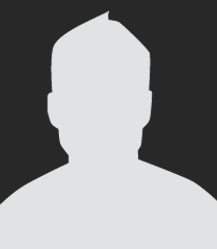
#> input picture 0000/profile.png, 217 x 249 px
$ python create_text_on_image.py
#> lines starting #> are read from the running program, lines starting #| are printed output that depends on the picture
"""create text on an image"""

from PIL import Image, ImageFont, ImageDraw

def what_text():
    return "hello Pillow"

def what_image():
    return "profile.png"

def what_font():
    return "Inconsolata-Regular.ttf"

def what_location(text_size_tuple, image_size_tuple, location_list):
    text_width, text_height = text_size_tuple
    image_width, image_height = image_size_tuple
    location_list.append(image_width - text_width)
    location_list.append(0)

def what_output():
    return "result.png"

def process():

    a_image = Image.open(what_image())
#> a_image is the input picture: PIL image 217x249 RGB; mean R, G, B 139, 139.6, 140.1
    a_draw = ImageDraw.Draw(a_image)
    a_text = what_text()
    a_font = ImageFont.truetype(what_font(), 15)
    # calculate the test location on the image
    location_list = list()
    what_location(a_font.getsize(a_text), a_image.size, location_list)

    #print str(text_width) + ", " + str(text_height)  # test
    #print str(image_width) + ", " + str(image_height)  # test

    a_draw.text((location_list[0], location_list[1]), a_text, fill="red", font=a_font)
    a_image.save(what_output(), "PNG")
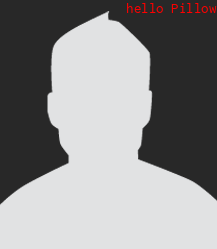
#> saved as result.png: PIL image 217x249 RGB; mean R, G, B 139.8, 139.4, 139.9

process()
